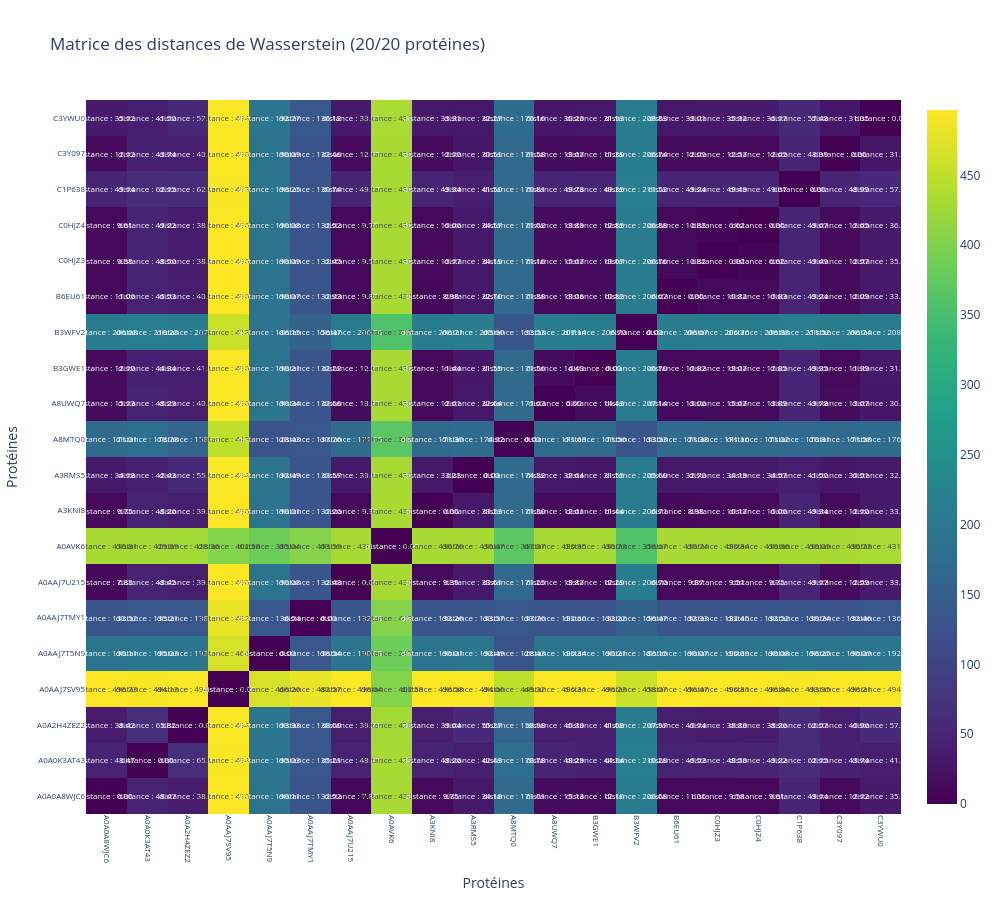

Source (notebook cell):
### Code cell
codes_subset = codes[:20]
indices = [codes.index(c) for c in codes_subset]
matrice_subset = matrice[np.ix_(indices, indices)]
afficher_matrice_interactive(matrice_subset, codes_subset, limite = 152)

### Figure 1 — Plotly figure (JSON) as saved in the notebook; plotly's stock layout.template omitted (floating-point values rounded to 4 significant figures; data arrays with more than 128 entries replaced by an {"elided": "..."} marker saying what was removed)
{"data": [{"colorscale": [[0, "#440154"], [0.1111, "#482878"], [0.2222, "#3e4989"], [0.3333, "#31688e"], [0.4444, "#26828e"], [0.5556, "#1f9e89"], [0.6667, "#35b779"], [0.7778, "#6ece58"], [0.8889, "#b5de2b"], [1, "#fde725"]], "hoverongaps": false, "text": {"elided": "20x20 str values"}, "textfont": {"size": 8}, "texttemplate": "%{text}", "type": "heatmap", "x": ["A0A0A8WJC6", "A0A0K3AT43", "A0A2H4ZEZ2", "A0AAJ7SV95", "A0AAJ7T5N9", "A0AAJ7TMY1", "A0AAJ7U215", "A0AVK6", "A3KNI8", "A3RMS5", "A8MTQ0", "A8UWQ7", "B3GWE1", "B3WFV2", "B6EU61", "C0HJZ3", "C0HJZ4", "C1P638", "C3Y097", "C3YWU0"], "y": ["A0A0A8WJC6", "A0A0K3AT43", "A0A2H4ZEZ2", "A0AAJ7SV95", "A0AAJ7T5N9", "A0AAJ7TMY1", "A0AAJ7U215", "A0AVK6", "A3KNI8", "A3RMS5", "A8MTQ0", "A8UWQ7", "B3GWE1", "B3WFV2", "B6EU61", "C0HJZ3", "C0HJZ4", "C1P638", "C3Y097", "C3YWU0"], "z": {"elided": "20x20 float values"}, "zmax": 496.8, "zmin": 0}], "layout": {"height": 900, "title": {"text": "Matrice des distances de Wasserstein (20/20 protéines)"}, "width": 1000, "xaxis": {"tickangle": 90, "tickfont": {"size": 8}, "title": {"text": "Protéines"}}, "yaxis": {"tickfont": {"size": 8}, "title": {"text": "Protéines"}}}}
